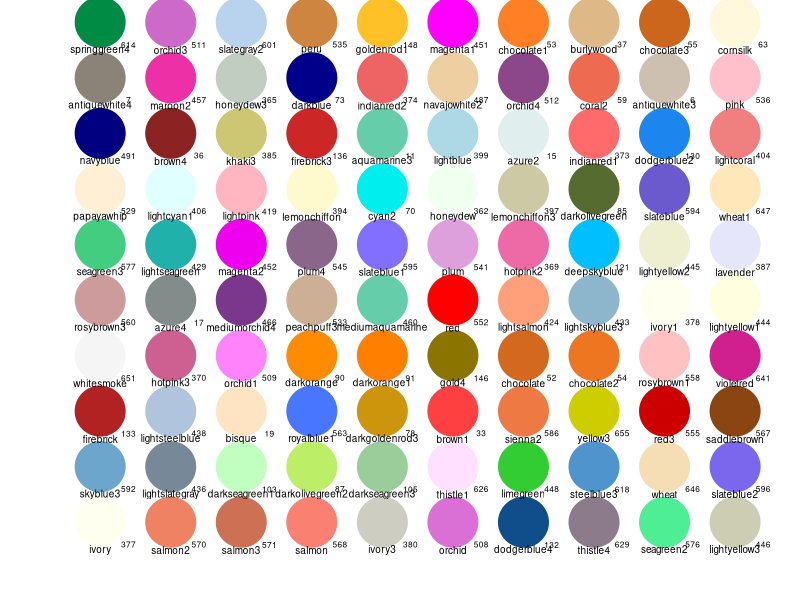

Write the R code that produced this figure.
## ---- chunk 1
a <- colors()
# uniquement les bleus
library(stringr)
pattern <- "[b][l][u][e]"
b <- str_extract(a, pattern)
c <- a[which(!is.na(b))]
c

## ---- chunk 2
opar <- par(oma = c(0, 0, 0, 0), mar = c(0, 0, 0, 0))
x1 <- rep(1:10, 10)
x2 <- rep(1:10, each = 10)
x3 <- 1:100
numeros.couleurs.interessants <- c(1:152, 253:259, 362:657)
tracez.nous <- sample(numeros.couleurs.interessants, size = max(x3))
plot(x1, x2, col = colors()[tracez.nous], pch = 20, cex = 10, axes = F, xlim = c(0, 10.5), ylim = c(0, 10))
text(x1, x2 - 0.5, colors()[tracez.nous], cex = 0.6)
text(x1 + 0.4, x2 - 0.4, tracez.nous, cex = 0.5)
par(opar)
